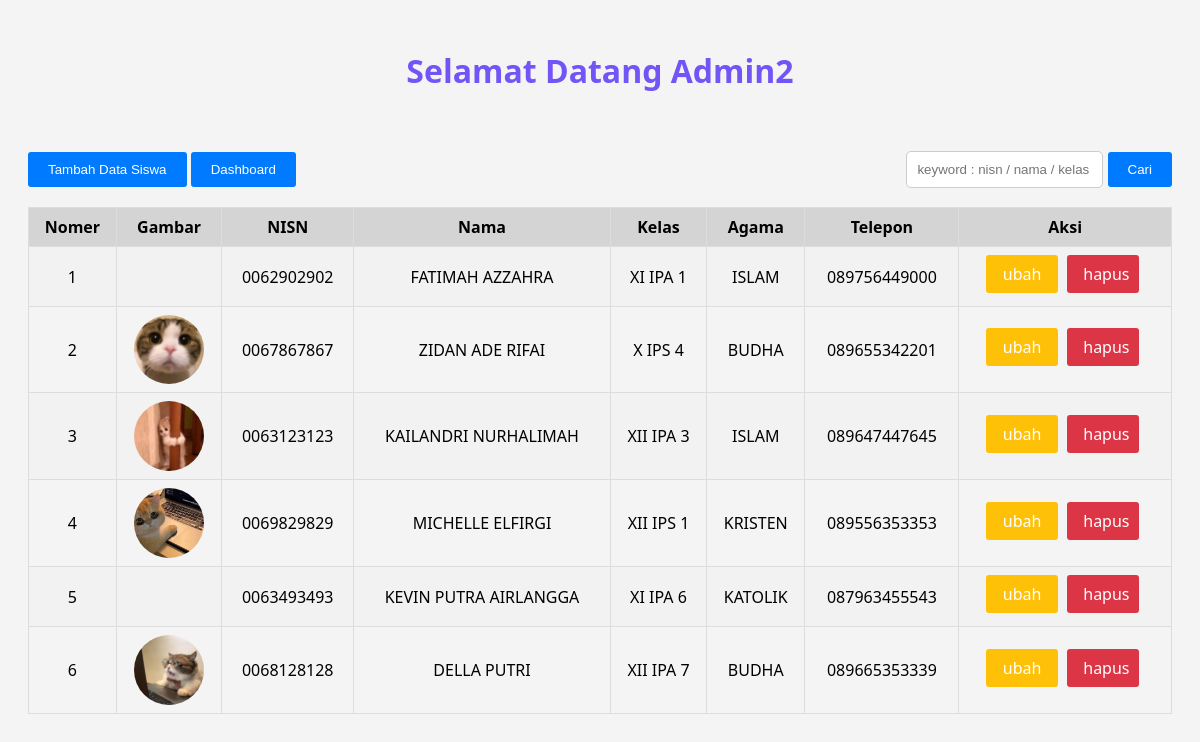
/admin/dataSiswa.php (signed in), run on the app's committed database.
### tables this page shows
CREATE TABLE `data_siswa` (
  `id` int(11) NOT NULL,
  `nisn_siswa` varchar(10) NOT NULL,
  `nama_siswa` varchar(100) NOT NULL,
  `kelas_siswa` varchar(100) NOT NULL,
  `agama_siswa` varchar(100) NOT NULL,
  `telepon_siswa` varchar(14) NOT NULL,
  `foto_siswa` varchar(100) NOT NULL,
  `password` varchar(50) NOT NULL,
  `created_at` datetime NOT NULL DEFAULT current_timestamp()
);

### server/admin.php (called while the page is built, shortened)
<?php
function ambilDataSiswa($ambilDataSiswa){
  global $db;
  $result = mysqli_query($db, $ambilDataSiswa);
  $rows = [];
  while($row = mysqli_fetch_assoc($result)){
    $rows[] = $row;
  }
  return $rows;
}
?>

### admin/dataSiswa.php (the view, shortened to what this page needs)
<?php
$dataSiswa = ambilDataSiswa("SELECT * FROM data_siswa");
?>
<!DOCTYPE html>
<html lang="en">
<head>
  <link rel="stylesheet" href="../style/admin/dataSiswa.css">
</head>
<body>
  <h1>Selamat Datang <span><?= $_SESSION['username_admin']['username'] ?></span></h1>
  <div class="navigation">
    <div class="button">
      <a href="tambahDataSiswa.php"><button>Tambah Data Siswa</button></a>
      <a href="dashboardAdmin.php"><button>Dashboard</button></a>
    </div>
    <form action="dataSiswa.php" method="POST">
      <input type="text" name="keyword" size="40" placeholder="keyword : nisn / nama / kelas" autocomplete="off" autofocus required>
      <button type="submit" name="cari">Cari</button>
    </form>
  </div>
  <div class="table-container">
    <table border="1" cellpading="10" cellspacing="0">
      <tr>
        <th>Nomer</th>
        <th>Gambar</th>
        <th>NISN</th>
        <th>Nama</th>
        <th>Kelas</th>
        <th>Agama</th>
        <th>Telepon</th>
        <th>Aksi</th>
      </tr>
      <?php $i=1 ?>
      <?php foreach($dataSiswa as $row): ?>
      <tr>
        <td><?= $i ?></td>
        <td><img src="../img/siswa/<?= $row['foto_siswa'] ?>" width="70" style="border-radius: 50%" alt=""></td>
        <td><?= $row['nisn_siswa'] ?></td>
        <td><?= $row['nama_siswa'] ?></td>
        <td><?= $row['kelas_siswa'] ?></td>
        <td><?= $row['agama_siswa'] ?></td>
        <td><?= $row['telepon_siswa'] ?></td>
        <td>
          <a href="./updateDataSiswa.php?id=<?=$row['id']?>" class="button-update-data">ubah</a>
          <a href="./hapusDataSiswa.php?id=<?= $row['id']?>" onclick="return confirm ('Yakin Ingin Menghapus Data?');" class="button-hapus-data">hapus</a>
        </td>
      </tr>
      <?php $i++ ?>
      <?php endforeach; ?>
    </table>
  </div>
</body>
</html>

### style/admin/dataSiswa.css (style rules this page uses)
body { font-family: "Segoe UI", Tahoma, Geneva, Verdana, sans-serif; background-color: #f4f4f4; padding: 20px; }
h1 { text-align: center; margin-bottom: 50px; font-weight: bold; color: #7354f6; }
.navigation { display: flex; justify-content: space-between; }
.table-container { overflow-x: auto; }
a { text-decoration: none; }
.button-update-data, .button-hapus-data { padding: 8px 16px; border-radius: 3px; margin: 0 5px 5px 0; width: 40px; text-align: center; cursor: pointer; display: inline-block; color: #fff; }
.button-update-data { background-color: #ffc107; }
.button-hapus-data { background-color: #dc3545; }
button { cursor: pointer; padding: 10px 20px; border-radius: 3px; margin-top: 10px; margin-bottom: 20px; border: none; color: #fff; background-color: #007bff; }
input[type="text"] { width: 175px; padding: 10px; margin-bottom: 10px; border-radius: 5px; border: 1px solid #ccc; }
table { width: 100%; border-collapse: collapse; }
th, td { padding: 8px; text-align: center; border: 1px solid #dddddd; }
th { background-color: #d4d4d4; }
tr:nth-child(even) { background-color: #f2f2f2; }
img { display: block; margin: 0 auto; }

### data on the page
data_siswa: nisn_siswa "0062902902", nama_siswa "FATIMAH AZZAHRA", kelas_siswa "XI IPA 1", agama_siswa "ISLAM", telepon_siswa "089756449000"
data_siswa: foto_siswa (picture), nisn_siswa "0067867867", nama_siswa "ZIDAN ADE RIFAI", kelas_siswa "X IPS 4", agama_siswa "BUDHA", telepon_siswa "089655342201"
data_siswa: foto_siswa (picture), nisn_siswa "0063123123", nama_siswa "KAILANDRI NURHALIMAH", kelas_siswa "XII IPA 3", agama_siswa "ISLAM", telepon_siswa "089647447645"
data_siswa: foto_siswa (picture), nisn_siswa "0069829829", nama_siswa "MICHELLE ELFIRGI", kelas_siswa "XII IPS 1", agama_siswa "KRISTEN", telepon_siswa "089556353353"
data_siswa: nisn_siswa "0063493493", nama_siswa "KEVIN PUTRA AIRLANGGA", kelas_siswa "XI IPA 6", agama_siswa "KATOLIK", telepon_siswa "087963455543"
data_siswa: foto_siswa (picture), nisn_siswa "0068128128", nama_siswa "DELLA PUTRI", kelas_siswa "XII IPA 7", agama_siswa "BUDHA", telepon_siswa "089665353339"

### other printed values
$_SESSION['username_admin']['username'] "Admin2"
